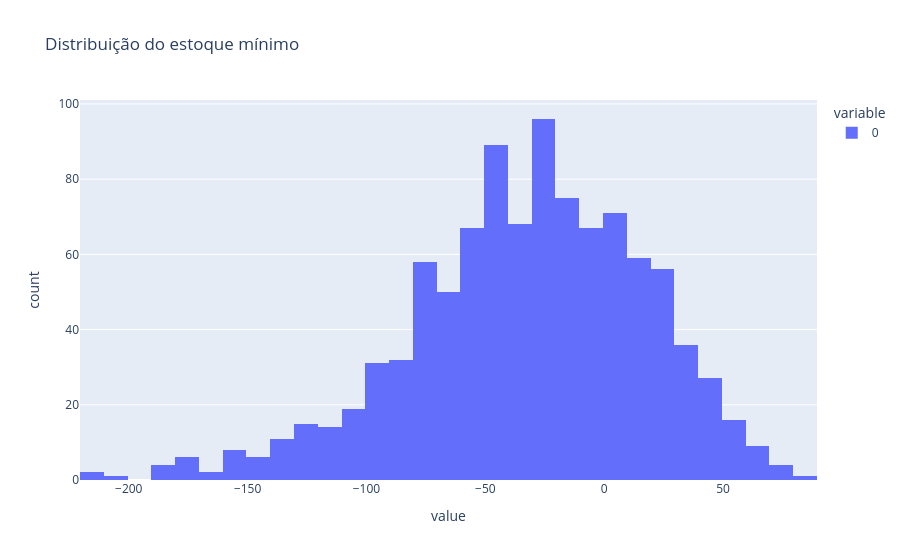

Notebook source saved alongside this figure:
### Code cell
fig = px.histogram(minimos,
                   title="Distribuição do estoque mínimo",
                   nbins=40)

fig.show()

### Figure 1 — Plotly figure (JSON) as saved in the notebook; plotly's stock layout.template omitted (floating-point values rounded to 4 significant figures; data arrays with more than 128 entries replaced by an {"elided": "..."} marker saying what was removed)
{"data": [{"bingroup": "x", "hovertemplate": "variable=0<br>value=%{x}<br>count=%{y}<extra></extra>", "legendgroup": "0", "marker": {"color": "#636efa", "pattern": {"shape": ""}}, "name": "0", "nbinsx": 40, "orientation": "v", "showlegend": true, "type": "histogram", "x": {"elided": "1000 int values"}, "xaxis": "x", "yaxis": "y"}], "layout": {"barmode": "relative", "legend": {"title": {"text": "variable"}, "tracegroupgap": 0}, "title": {"text": "Distribuição do estoque mínimo"}, "xaxis": {"anchor": "y", "domain": [0, 1], "title": {"text": "value"}}, "yaxis": {"anchor": "x", "domain": [0, 1], "title": {"text": "count"}}}}
